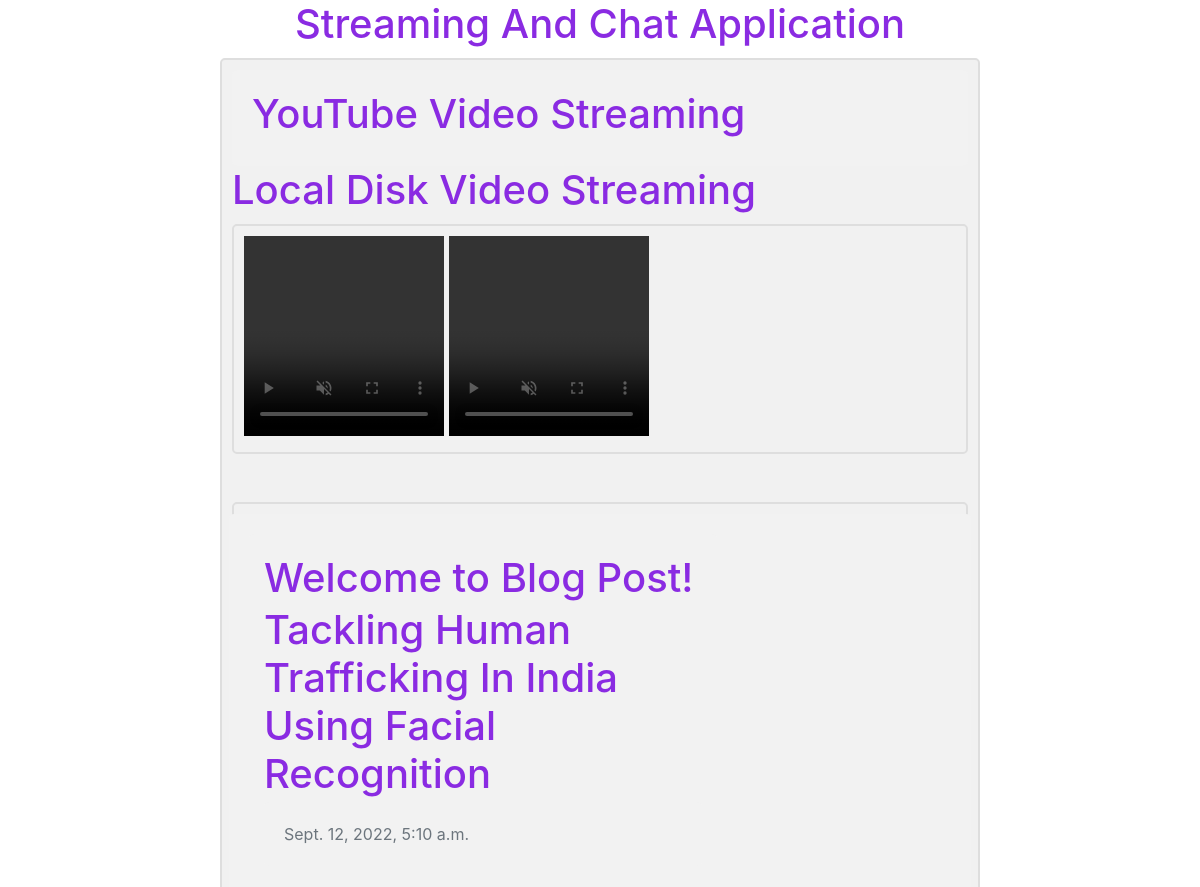
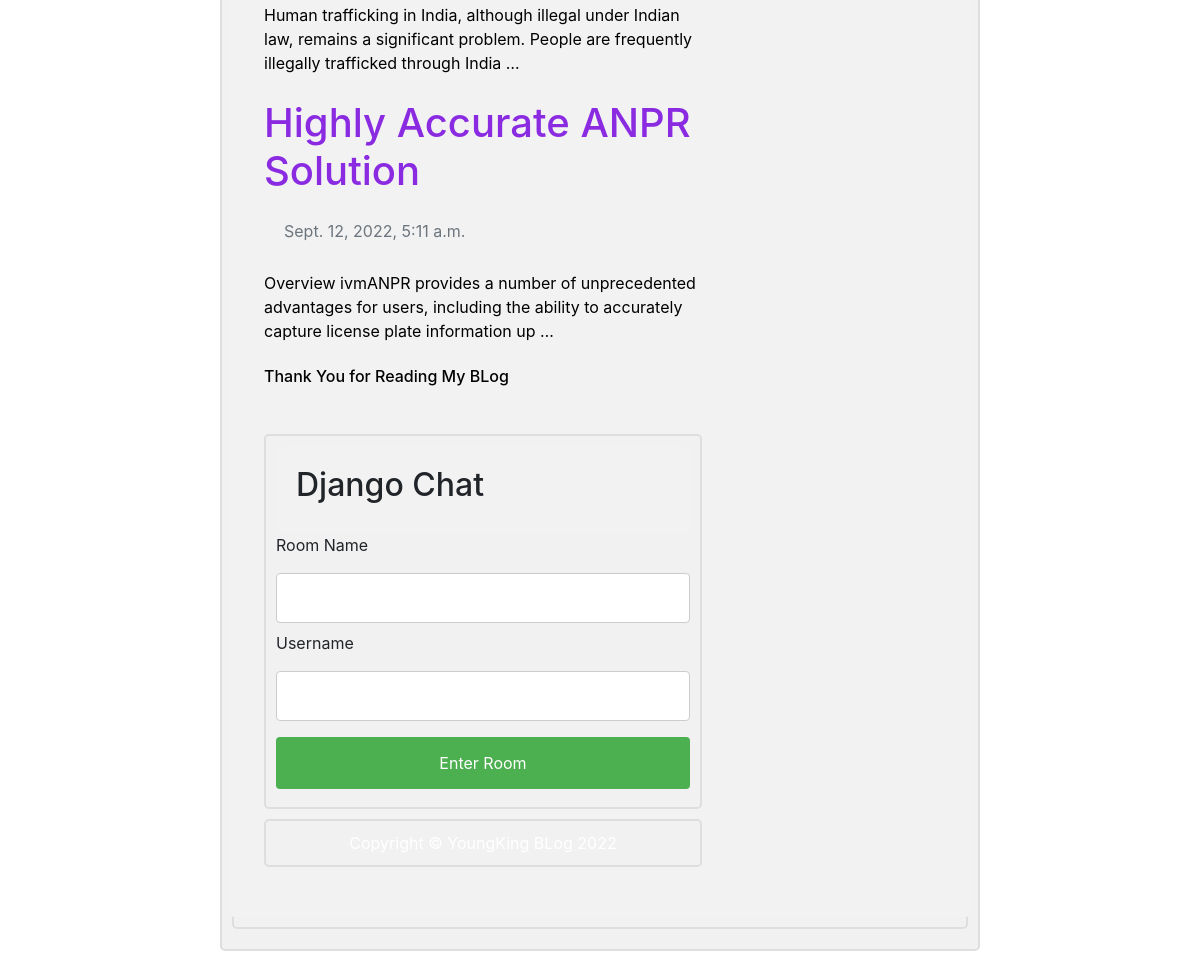
The page / on the database its author committed (2 pictures, top to bottom).
### mychatapp/models.py (models this page shows, shortened)
class Video(models.Model):
    Name =models.CharField(max_length=200)
    video=models.FileField(upload_to="video/%y")

class Feature(models.Model):
    Name=models.CharField(max_length=150)
    Details=models.CharField(max_length=2000)
    Datecreated=models.DateTimeField(default=datetime.now,blank=True)
    Image= models.ImageField(default='/blank', upload_to='images/')

### mychatapp/views.py (the view)
# urls.py: path('',views.index,name='index'),
def index(request):
    obj=Item.objects.all()
    video=Video.objects.all()
    posts=Feature.objects.all()
    return render(request,'home.html',{'obj': obj,'video':video,'features':posts})

### template/home.html (shortened to what this page needs)
{% load embed_video_tags %}
<!doctype html>
<html lang="en">
  <head>
    <link rel="stylesheet" href="https://cdn.jsdelivr.net/npm/bootstrap@4.3.1/dist/css/bootstrap.min.css">
    <link rel="stylesheet" href="static/style.css">
  </head>
  <body>
    <h1 style="text-align:center;"> Streaming And Chat Application</h1>
    <div class="container" >
        <div>
            <h1>YouTube Video Streaming</h1>
        </div>
<h1> Local Disk Video Streaming</h1>
        <div class="container">
            {%  for i in video %}
                <video  controls="controls" height="200px" width="200px" muted loop>
                    <source src="{{ i.video.url }}" type="video/mp4">
                </video>
            {% endfor %}
        </div>
        <div class="container mt-5">
          <div class="row">
              <div class="col-lg-8">
                  <article>
                      <header class="mb-4">
                          <h1 class="fw-bolder mb-1">Welcome to Blog Post!</h1>
                      {% for feature in features reversed %}
                      <a   style="text-decoration: none ; color:black;" href="/posts/{{feature.id}}">
                          <h1 class="fw-bolder mb-1">{{feature.Name}}</h1>
                          <div class="text-muted fst-italic mb-2">{{feature.Datecreated}}</div>
                      </header>
                      <section class="mb-5">
                          <p class="fs-5 mb-4">{{feature.Details|truncatewords:20 }} </p>
                      {% endfor %}
                      <h6>Thank You for Reading My BLog</h6>
                      </section>
                  </article>
        <div class="container">
            <div text-align="center">
                <h2>Django Chat</h2>
            </div>
            <form id="post-form" method="POST" action="checkview">
                <label>Room Name</label>
                <input type="text" name="room_name" id="room_name" width="100px" />
                <label>Username</label>
                <input type="text" name="username" id="username" width="100px" />
                <input type="submit" value="Enter Room">
            </form>
        </div>
<footer>
    <div class="container"><p class="m-0 text-center text-white">Copyright &copy; YoungKing BLog 2022</p></div>
   </footer>
  </body>
</html>

### static/style.css (style rules this page uses)
h1 { color:blueviolet; }
body { margin: 0 auto; max-width: 800px; padding: 0 20px; }
.container { border: 2px solid #dedede; background-color: #f1f1f1; border-radius: 5px; padding: 10px; margin: 10px 0; }
.container::after { content: ""; clear: both; display: table; }

### template/home.html (style rules this page uses)
input[type=text], select { width: 100%; padding: 12px 20px; margin: 8px 0; display: inline-block; border: 1px solid #ccc; border-radius: 4px; box-sizing: border-box; }
input[type=submit] { width: 100%; background-color: #4CAF50; color: white; padding: 14px 20px; margin: 8px 0; border: none; border-radius: 4px; cursor: pointer; }
div { border-radius: 5px; background-color: #f2f2f2; padding: 20px; }

### rows shown on the page
Feature: Name "Tackling Human Trafficking In India Using Facial Recognition", Datecreated "Sept. 12, 2022, 5:10 a.m.", Details "Human trafficking in India, although illegal under Indian law, remains a significant problem. People are frequently illegally trafficked through India …"
Feature: Name "Highly Accurate ANPR Solution", Datecreated "Sept. 12, 2022, 5:11 a.m.", Details "Overview ivmANPR provides a number of unprecedented advantages for users, including the ability to accurately capture license plate information up …"
